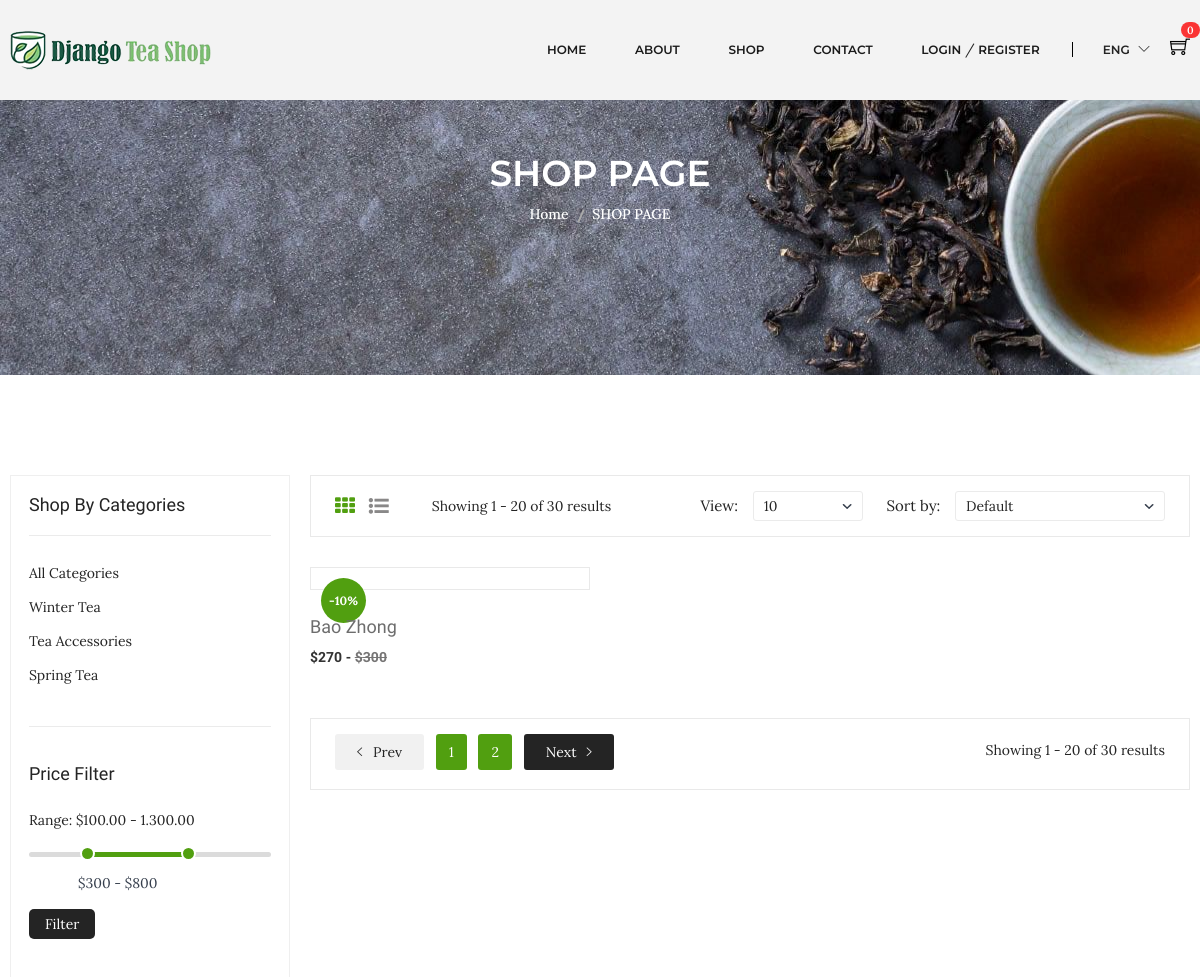
/shop/?page=2 (upper part), run on an earlier commit of the app's database.
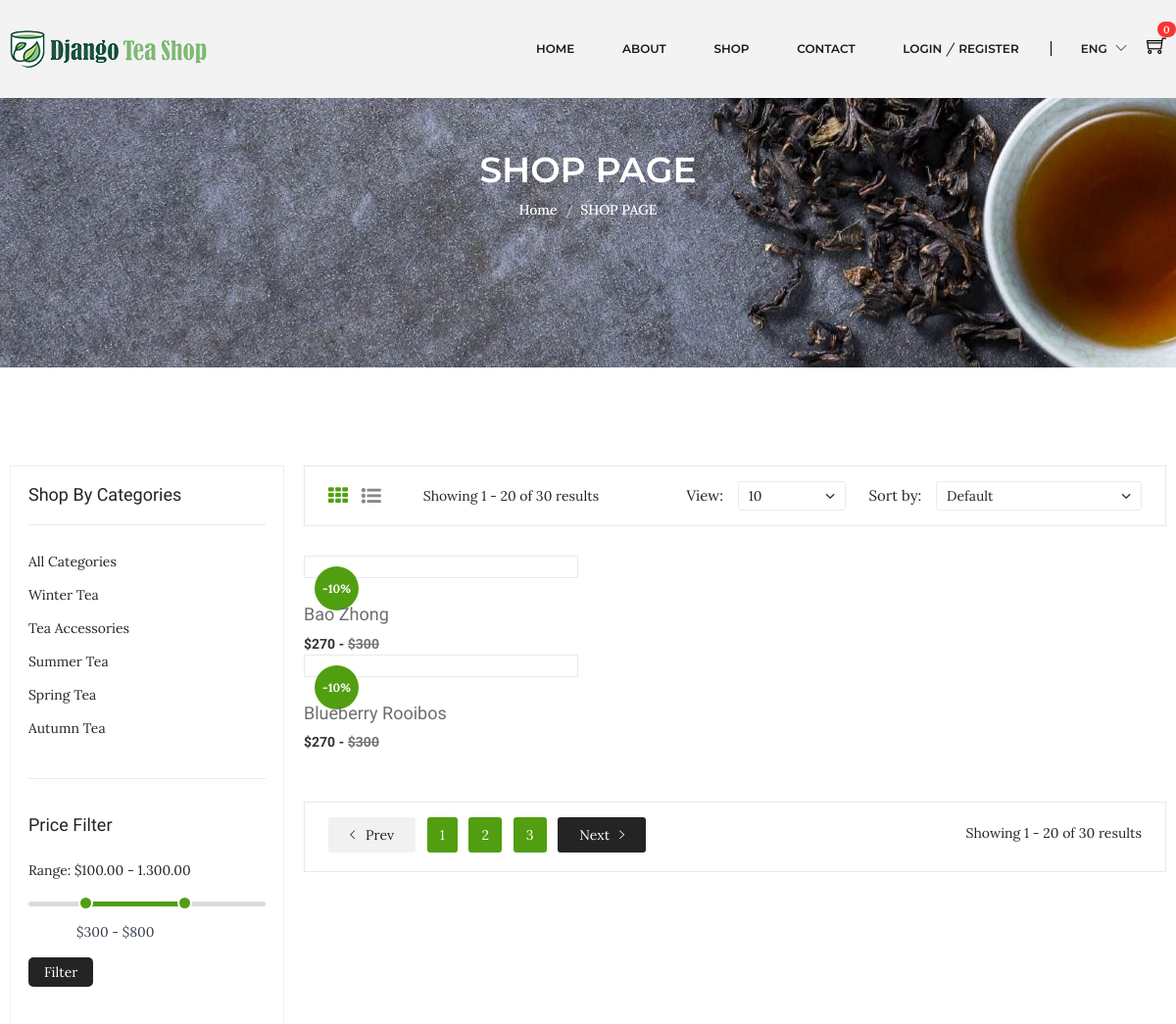
And on a later commit of the database.
### shop/models.py (models this page shows, shortened)
class Product(models.Model):
    tea_name = models.CharField(max_length=100, unique=True)
    tea_type = models.CharField(max_length=100)
    slug = models.SlugField(max_length=100, unique=True)
    origin = models.CharField(max_length=100)
    color = models.CharField(max_length=50, blank=True)
    aroma = models.CharField(max_length=100, blank=True)
    taste = models.CharField(max_length=100, blank=True)
    tea_nature  = models.CharField(max_length=100, blank=True)
    is_available = models.BooleanField(default=True)
    is_new = models.BooleanField(default=False)
    properties = models.TextField(max_length=300, blank=True)
    weight = models.IntegerField()
    original_price = models.IntegerField()
    discounted_price = models.IntegerField()
    discount_rate = models.IntegerField(blank=True)
    photo_1 = models.ImageField(upload_to='photos/%Y/%m/%d', blank=True)
    photo_1_t = models.ImageField(upload_to='photos/%Y/%m/%d', blank=True)
    photo_1_z = models.ImageField(upload_to='photos/%Y/%m/%d', blank=True)
    photo_2 = models.ImageField(upload_to='photos/%Y/%m/%d', blank=True)
    photo_2_t = models.ImageField(upload_to='photos/%Y/%m/%d', blank=True)
    photo_2_z = models.ImageField(upload_to='photos/%Y/%m/%d', blank=True)
    photo_3 = models.ImageField(upload_to='photos/%Y/%m/%d', blank=True)
    photo_3_t = models.ImageField(upload_to='photos/%Y/%m/%d', blank=True)
    photo_3_z = models.ImageField(upload_to='photos/%Y/%m/%d', blank=True)
    photo_4 = models.ImageField(upload_to='photos/%Y/%m/%d', blank=True)
    photo_4_t = models.ImageField(upload_to='photos/%Y/%m/%d', blank=True)
    photo_4_z = models.ImageField(upload_to='photos/%Y/%m/%d', blank=True)
    created_date = models.DateTimeField(default=datetime.now)
    modified_date = models.DateTimeField(default=datetime.now)
    stars = models.IntegerField()
    store = models.IntegerField()
    category = models.ForeignKey(Category, on_delete=models.CASCADE)
    def get_url(self):
        return reverse('product_detail', args=[self.category.slug, self.slug])

### category/models.py (models this page shows, shortened)
class Category(models.Model):
    category_name = models.CharField(max_length=50)
    slug = models.SlugField(max_length=100, unique=True)
    description = models.TextField(max_length=255, blank=True)
    photo = models.ImageField(upload_to="photos/categories/%Y/%m/%d")
    class Meta:
        verbose_name = 'category'
        verbose_name_plural = 'categories'
        ordering = ['-category_name']
    def get_url(self):
        return reverse('products_by_category', args=[self.slug])

### shop/views.py (the view)
# urls.py: path('shop/', include('shop.urls')),
def shop(request, category_slug=None):
    categories = None
    products = None
    if category_slug != None:
        categories = get_object_or_404(Category, slug=category_slug)
        products = Product.objects.filter(category=categories, is_available=True)
        paginator = Paginator(products, 2)
        page = request.GET.get('page')
        paged_products = paginator.get_page(page)
        product_count = products.count()
    else:
        products = Product.objects.all().filter(is_available=True).order_by('id')
        paginator = Paginator(products, 2)
        page = request.GET.get('page')
        paged_products = paginator.get_page(page)
        product_count = products.count()
    context = {
        'products': paged_products,
        'product_count': product_count,
    }
    return render(request, 'shop/shop.html', context)

### carts/context_processors.py (called while the page is built)
def counter(request):
    cart_count = 0
    if 'admin' in request.path:
        return {}
    else:
        try:
            cart = Cart.objects.filter(cart_id=_cart_id(request))
            cart_items = CartItem.objects.all().filter(cart=cart[:1])
            for cart_item in cart_items:
                cart_count += cart_item.quantity
        except cart.DoesNotExist:
            cart_count = 0
    return dict(cart_count=cart_count)

### carts/views.py (called while the page is built)
def _cart_id(request):
    cart = request.session.session_key
    if not cart:
        cart = request.session.create()
    return cart

### category/context_processors.py (called while the page is built)
def menu_links(request):
    links = Category.objects.all()
    return dict(links=links)

### templates/shop/shop.html (shortened to what the changed rows need)
    {% extends 'base.html' %}
    {% load static %}
    {% block content %}
    <div class="shop-page-area ptb-100">
      <div class="container">
        <div class="row flex-row-reverse">
          <div class="col-lg-9">
            <div class="grid-list-product-wrapper">
              <div class="product-grid product-view pb-20">
                <div class="row">
                  <div
                    class="product-width col-xl-4 col-lg-4 col-md-4 col-sm-6 col-12 mb-30"
                  >
                  {% if products %} {% for product in products %}
                  <div class="product-wrapper">
                      <div class="product-img">
                        <span>-{{ product.discount_rate }}%</span>
                      </div>
                      <div class="product-content text-left">
                        <div class="product-hover-style">
                          <div class="product-title">
                            <h4>
                              <a href="{{ product.get_url }}"
                                >{{ product.tea_name}}</a
                              >
                            </h4>
                          </div>
                        </div>
                        <div class="product-price-wrapper">
                          <span>${{ product.discounted_price }} -</span>
                          <span class="product-price-old">${{ product.original_price }} </span>
                        </div>
                      </div>
                    </div>
                    {% endfor %} {% endif %}
                  </div>
                </div>
              </div>
              <div class="pagination-total-pages">
                <div class="pagination-style">
                  {% if products.has_other_pages %}
                  <ul>
                    {% for i in products.paginator.page_range %}
                      {% if products.number == i %}
                        <li><a class="active" href="#">{{i}}</a></li>
                        {% else %}
                        <li><a class="active" href="?page={{i}}">{{i}}</a></li>
                      {% endif %}
                    {% endfor %}
                    {% if products.has_next %}
                    <li><a class="prev-next next" href="?page={{products.next_page_number}}">Next<i class="ion-ios-arrow-right"></i></a></li>
                    {% else %}
                    <li class="disabled"><a class="prev-next next" href="#">Next<i class="ion-ios-arrow-right"></i></a></li>
                    {% endif %}
                  </ul>
                  {% endif %}
                </div>
              </div>
            </div>
          </div>
          <div class="col-lg-3">
            <div class="shop-sidebar-wrapper gray-bg-7 shop-sidebar-mrg">
              <div class="shop-widget">
                <div class="shop-catigory">
                  <ul id="faq">
                    {% for category in links %}
                    <li><a href="{{ category.get_url }}">{{ category.category_name}}</a></li>
                    {% endfor %}
                  </ul>
                </div>
              </div>
            </div>
          </div>
        </div>
      </div>
    </div>
    {% endblock %}

What changed in the data, as far as the page shows it:
added Product: discount_rate "10", tea_name "Blueberry Rooibos", discounted_price "270", original_price "300"
added Category: category_name "Summer Tea"
added Category: category_name "Autumn Tea"
Also different on the page:
new list line: "3"
